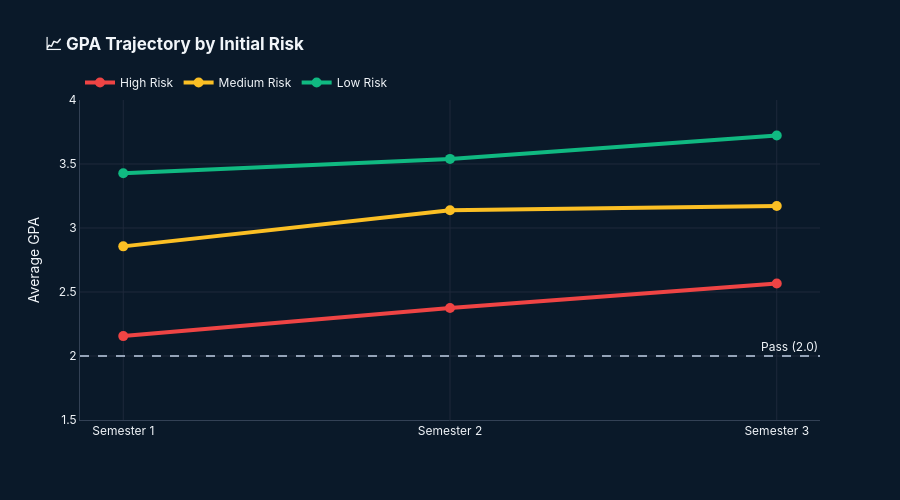

Notebook code for this chart:
### Markdown cell above
## CHART 2: GPA Trajectory by Risk Level

### Code cell
# ==========================================
# CHART 2: RISK TRAJECTORY (Fixed Style)
# ==========================================
def plot_trajectory_chart(df):
    # Filter Data
    retained = df.groupby('STUDENT ID')['PERIOD'].nunique()
    valid_students = retained[retained >= 2].index
    d = df[df['STUDENT ID'].isin(valid_students) & (df['PERIOD'] != 'Sem 4')]
    
    fig = go.Figure()
    
    # Define Colors Map
    risk_colors = {'High Risk': COLORS['danger'], 'Medium Risk': COLORS['primary'], 'Low Risk': COLORS['success']}
    
    for risk in ['High Risk', 'Medium Risk', 'Low Risk']:
        subset = d[d['Initial_Risk'] == risk]
        if len(subset) > 0:
            trend = subset.groupby('Period_Clean')['GPA'].mean().reset_index()
            fig.add_trace(go.Scatter(
                x=trend['Period_Clean'], y=trend['GPA'],
                mode='lines+markers', name=risk,
                line=dict(color=risk_colors[risk], width=4),
                marker=dict(size=10, symbol='circle')
            ))

    # --- VISUAL STYLING ---
    fig.update_layout(
        plot_bgcolor=COLORS['background'],
        paper_bgcolor=COLORS['background'],
        font=dict(color=COLORS['text_primary'], family='Inter, sans-serif'),
        title="<b>📈 GPA Trajectory by Initial Risk</b>",
        xaxis=dict(gridcolor=COLORS['grid'], linecolor=COLORS['border']),
        yaxis=dict(title="Average GPA", range=[1.5, 4.0], gridcolor=COLORS['grid'], linecolor=COLORS['border']),
        height=500,
        legend=dict(orientation="h", y=1.1)
    )
    
    # Passing Line
    fig.add_hline(y=2.0, line_dash="dash", line_color=COLORS['text_secondary'], annotation_text="Pass (2.0)")
    
    return fig

fig2 = plot_trajectory_chart(df)
fig2.show()

### Figure 1 — Plotly figure (JSON) as saved in the notebook; plotly's stock layout.template omitted (floating-point values rounded to 4 significant figures)
{"data": [{"line": {"color": "#ef4444", "width": 4}, "marker": {"size": 10, "symbol": "circle"}, "mode": "lines+markers", "name": "High Risk", "type": "scatter", "x": ["Semester 1", "Semester 2", "Semester 3"], "y": [2.156, 2.376, 2.567]}, {"line": {"color": "#fbbf24", "width": 4}, "marker": {"size": 10, "symbol": "circle"}, "mode": "lines+markers", "name": "Medium Risk", "type": "scatter", "x": ["Semester 1", "Semester 2", "Semester 3"], "y": [2.857, 3.139, 3.171]}, {"line": {"color": "#10b981", "width": 4}, "marker": {"size": 10, "symbol": "circle"}, "mode": "lines+markers", "name": "Low Risk", "type": "scatter", "x": ["Semester 1", "Semester 2", "Semester 3"], "y": [3.427, 3.54, 3.723]}], "layout": {"annotations": [{"showarrow": false, "text": "Pass (2.0)", "x": 1, "xanchor": "right", "xref": "x domain", "y": 2, "yanchor": "bottom", "yref": "y"}], "font": {"color": "#f1f5f9", "family": "Inter, sans-serif"}, "height": 500, "legend": {"orientation": "h", "y": 1.1}, "paper_bgcolor": "#0a1929", "plot_bgcolor": "#0a1929", "shapes": [{"line": {"color": "#94a3b8", "dash": "dash"}, "type": "line", "x0": 0, "x1": 1, "xref": "x domain", "y0": 2, "y1": 2, "yref": "y"}], "title": {"text": "<b>📈 GPA Trajectory by Initial Risk</b>"}, "xaxis": {"gridcolor": "#1e293b", "linecolor": "#334155"}, "yaxis": {"gridcolor": "#1e293b", "linecolor": "#334155", "range": [1.5, 4], "title": {"text": "Average GPA"}}}}
